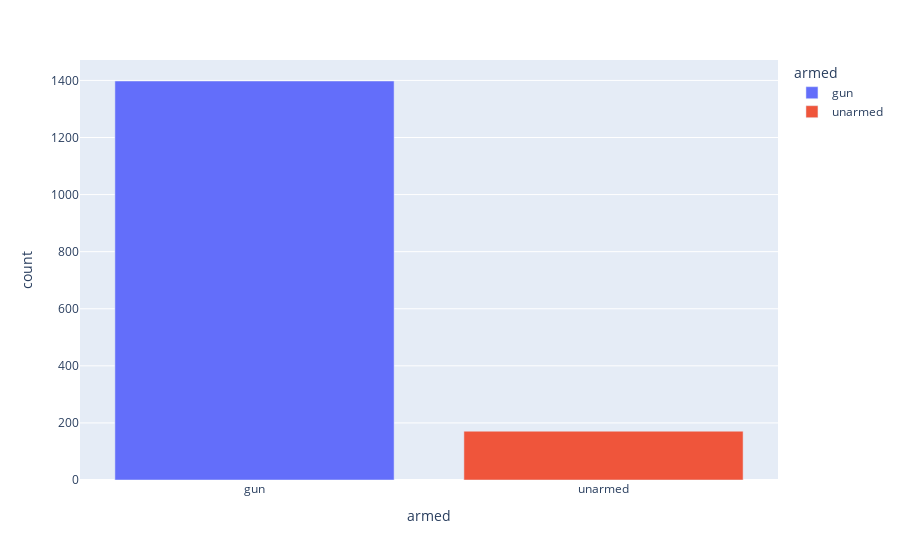

The cell this chart's notebook holds for it:
### Code cell
a = deaths.loc[lambda x: (x['armed'] == 'gun') | (x['armed'] == 'unarmed')]['armed'].value_counts().reset_index()
px.bar(a, 'armed', y = 'count', color = 'armed')

### Figure 1 — Plotly figure (JSON) as saved in the notebook; plotly's stock layout.template omitted (floating-point values rounded to 4 significant figures)
{"data": [{"alignmentgroup": "True", "hovertemplate": "armed=%{x}<br>count=%{y}<extra></extra>", "legendgroup": "gun", "marker": {"color": "#636efa", "pattern": {"shape": ""}}, "name": "gun", "offsetgroup": "gun", "orientation": "v", "showlegend": true, "textposition": "auto", "type": "bar", "x": ["gun"], "xaxis": "x", "y": [1398], "yaxis": "y"}, {"alignmentgroup": "True", "hovertemplate": "armed=%{x}<br>count=%{y}<extra></extra>", "legendgroup": "unarmed", "marker": {"color": "#EF553B", "pattern": {"shape": ""}}, "name": "unarmed", "offsetgroup": "unarmed", "orientation": "v", "showlegend": true, "textposition": "auto", "type": "bar", "x": ["unarmed"], "xaxis": "x", "y": [171], "yaxis": "y"}], "layout": {"barmode": "relative", "legend": {"title": {"text": "armed"}, "tracegroupgap": 0}, "margin": {"t": 60}, "xaxis": {"anchor": "y", "categoryarray": ["gun", "unarmed"], "categoryorder": "array", "domain": [0, 1], "title": {"text": "armed"}}, "yaxis": {"anchor": "x", "domain": [0, 1], "title": {"text": "count"}}}}
